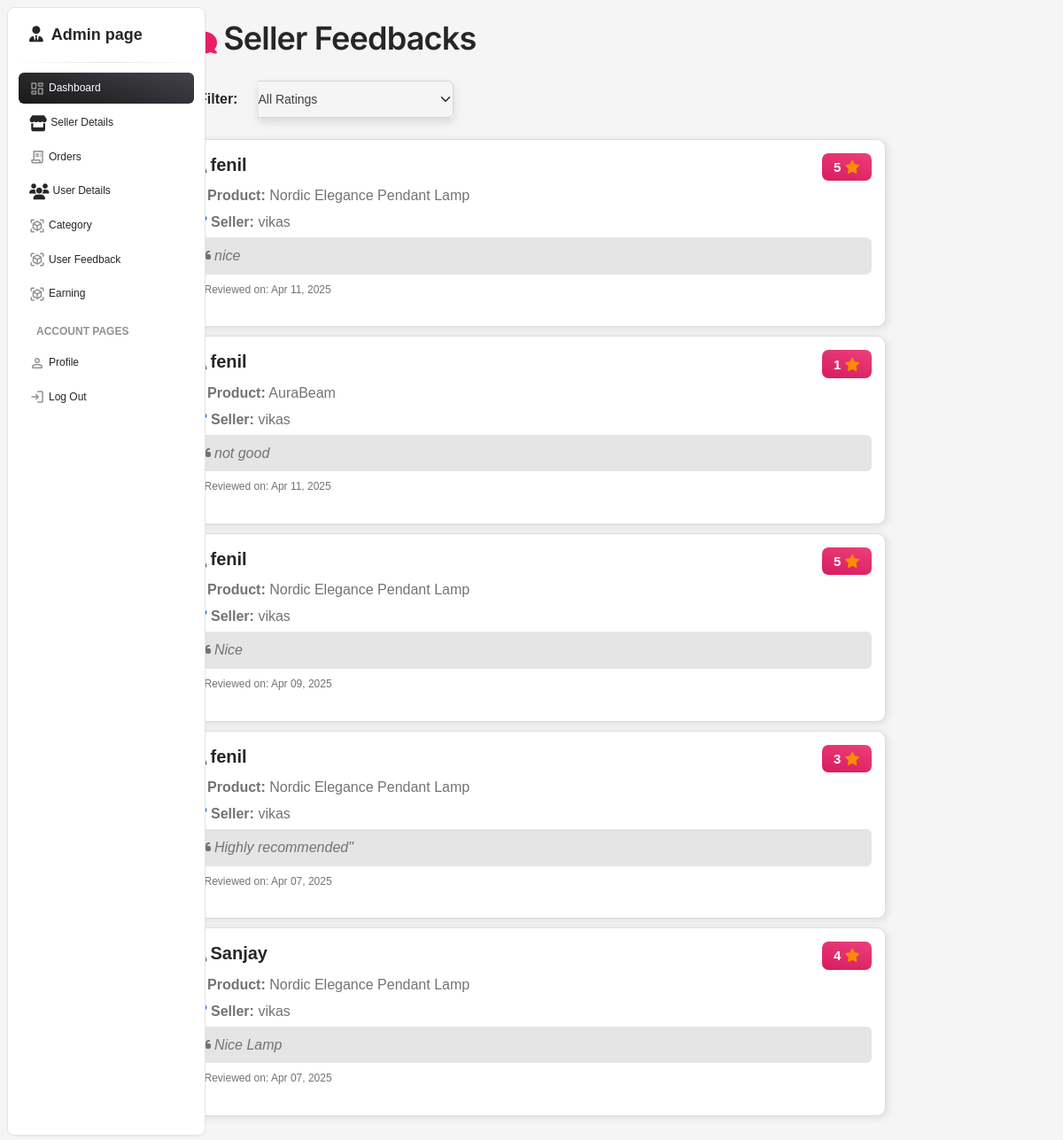
Page /admin/pages/feedback.php on the committed database.
### tables this page shows
CREATE TABLE `feedbacks` (
  `Feedback_ID` int(11) NOT NULL,
  `customer_name` varchar(255) NOT NULL,
  `email_id` varchar(255) NOT NULL,
  `order_id` varchar(255) NOT NULL,
  `product_name` varchar(255) NOT NULL,
  `rating` int(5) NOT NULL,
  `review` varchar(255) NOT NULL,
  `feedback_date` date NOT NULL
);

CREATE TABLE `seller` (
  `Seller_ID` int(50) NOT NULL,
  `Seller_Name` text NOT NULL,
  `Seller_Shop_Name` text NOT NULL,
  `Seller_Shop_Address` text NOT NULL,
  `Email_Id` varchar(50) NOT NULL,
  `Password` varchar(255) NOT NULL,
  `Seller_Mobile_No` bigint(20) DEFAULT NULL,
  `Seller_Shop_Logo` varchar(255) NOT NULL,
  `IsActive` tinyint(50) NOT NULL,
  `IsApproved` tinyint(50) NOT NULL,
  `ApprovedBy` varchar(255) DEFAULT NULL,
  `ApprovedOn` datetime DEFAULT NULL,
  `CreatedOn` date NOT NULL DEFAULT current_timestamp()
);

### admin/pages/feedback.php (the view, shortened to what this page needs)
<?php
include_once "../config/dbconnect.php";
?>
<!DOCTYPE html>
<html lang="en">
<head>
  <link href="../assets/css/nucleo-icons.css" rel="stylesheet" />
  <link href="../assets/css/nucleo-svg.css" rel="stylesheet" />
  <link rel="stylesheet" href="https://cdnjs.cloudflare.com/ajax/libs/font-awesome/6.4.0/css/all.min.css">
  <link id="pagestyle" href="../assets/css/material-dashboard.css?v=3.2.0" rel="stylesheet" />
</head>
<body class="g-sidenav-show  bg-gray-100">
<aside class="sidenav navbar navbar-vertical navbar-expand-xs border-radius-lg fixed-start ms-2  bg-white my-2" id="sidenav-main">
      <a class="navbar-brand px-4 py-3 m-0" href="dashboard.php">
        <i class="fa-solid text-xxl fa-user-tie"></i>
        <span class="ms-1 text-xxl fw-bold text-dark">Admin page</span>
      </a>
    <hr class="horizontal dark mt-0 mb-2">
    <div class="collapse navbar-collapse  w-auto " id="sidenav-collapse-main">
      <ul class="navbar-nav">
        <li class="nav-item">
          <a class="nav-link active bg-gradient-dark text-white" href="../pages/dashboard.php">
            <i class="material-symbols-rounded opacity-5">dashboard</i>
            <span class="nav-link-text ms-1">Dashboard</span>
          </a>
        </li>
        <li class="nav-item">
          <a class="nav-link text-dark" href="../pages/view-details.php">
            <i class="fa-solid fa-store"></i>
            <span class="nav-link-text ms-1">Seller Details</span>
          </a>
        </li>
        <li class="nav-item">
          <a class="nav-link text-dark" href="../pages/order.php">
            <i class="material-symbols-rounded opacity-5">receipt_long</i>
            <span class="nav-link-text ms-1">Orders</span>
          </a>
        </li>
        <li class="nav-item">
          <a class="nav-link text-dark" href="../pages/userdetail.php">
            <i class="fa-solid fa-users"></i>
            <span class="nav-link-text ms-1">User Details</span>
          </a>
        </li>
        <li class="nav-item">
          <a class="nav-link text-dark" href="../pages/category.php">
            <i class="material-symbols-rounded opacity-5">view_in_ar</i>
            <span class="nav-link-text ms-1">Category</span>
          </a>
        </li>
        <li class="nav-item">
          <a class="nav-link text-dark" href="../pages/feedback.php">
            <i class="material-symbols-rounded opacity-5">view_in_ar</i>
            <span class="nav-link-text ms-1">User Feedback</span>
          </a>
        </li>
        <li class="nav-item">
          <a class="nav-link text-dark" href="../pages/admin_commission.php">
            <i class="material-symbols-rounded opacity-5">view_in_ar</i>
            <span class="nav-link-text ms-1">Earning</span>
          </a>
        </li>
        <li class="nav-item mt-3">
          <h6 class="ps-4 ms-2 text-uppercase text-xs text-dark font-weight-bolder opacity-5">Account pages</h6>
        </li>
        <li class="nav-item">
          <a class="nav-link text-dark" href="../pages/profile.php">
            <i class="material-symbols-rounded opacity-5">person</i>
            <span class="nav-link-text ms-1">Profile</span>
          </a>
        </li>
        <li class="nav-item">
          <a class="nav-link text-dark" href="../pages/sign-in.php">
            <i class="material-symbols-rounded opacity-5">login</i>
            <span class="nav-link-text ms-1">Log Out</span>
          </a>
        </li>
</aside>
<div class="feedback-container">
  <h2 class="mb-4 fw-bold">
    <i class="fas fa-comments text-primary me-2"></i>Seller Feedbacks
  </h2>
  <div class="d-flex align-items-center gap-3 mb-4">
  <div class="d-flex align-items-center text-dark">
    <strong class="me-2">Filter:</strong>
  </div>
  <div class="input-group shadow-sm" style="max-width: 220px;">
    <select id="ratingFilter" class="form-select border-start-0 rounded-end">
      <option value="">All Ratings</option>
    </select>
  </div>
</div>
  <?php
  $sql = "SELECT
  f.customer_name,
  f.review,
  f.rating,
  f.feedback_date,
  f.product_name,
  s.seller_name
FROM feedbacks f
JOIN product p ON f.product_name = p.product_name
JOIN seller s ON p.Seller_ID = s.seller_id
ORDER BY f.feedback_date DESC";
$result = mysqli_query($conn, $sql);
if (mysqli_num_rows($result) > 0) {
    while ($row = mysqli_fetch_assoc($result)) {
      echo "<div class='feedback-card' data-rating='{$row['rating']}'>
      <h5 class='mb-2 text-dark'>
        <i class='fas fa-user me-1 text-secondary'></i>{$row['customer_name']}
        <span class='float-end badge bg-gradient-primary'>{$row['rating']} <i class='fas fa-star text-warning'></i></span>
      </h5>
      <p class='mb-1'><i class='fas fa-box text-success me-1'></i><strong>Product:</strong> {$row['product_name']}</p>
      <p class='mb-1'><i class='fas fa-store me-1 text-info'></i><strong>Seller:</strong> {$row['seller_name']}</p>
      <div class='bg-light p-2 rounded'>
        <i class='fas fa-quote-left text-muted me-1'></i><em>{$row['review']}</em>
      </div>
      <p class='feedback-date mt-2 text-muted'>
        <i class='fas fa-calendar-alt me-1'></i>Reviewed on: " . date("M d, Y", strtotime($row['feedback_date'])) . "
      </p>
    </div>";
    }
} else {
    echo "<div class='alert alert-info shadow-sm'><i class='fas fa-info-circle me-1'></i>No feedback available.</div>";
}
?>
</div>
</body>
</html>

### admin/pages/feedback.php (style rules this page uses)
body { font-family: Arial, sans-serif; background-color: #f4f4f4; padding: 20px; }
.feedback-container { max-width: 800px; margin: auto; }
.feedback-card { border: 1px solid #ddd; background: #fff; padding: 15px; border-radius: 10px; margin-bottom: 10px; box-shadow: 2px 2px 10px rgba(0, 0, 0, 0.1); }
.feedback-date { font-size: 12px; color: #777; }

### rows in the picture
feedbacks: customer_name "fenil", rating "5", product_name "Nordic Elegance Pendant Lamp", seller.Seller_Name "vikas", review "nice", feedback_date "Apr 11, 2025"
feedbacks: customer_name "fenil", rating "1", product_name "AuraBeam", seller.Seller_Name "vikas", review "not good", feedback_date "Apr 11, 2025"
feedbacks: customer_name "fenil", rating "5", product_name "Nordic Elegance Pendant Lamp", seller.Seller_Name "vikas", review "Nice", feedback_date "Apr 09, 2025"
feedbacks: customer_name "fenil", rating "3", product_name "Nordic Elegance Pendant Lamp", seller.Seller_Name "vikas", review "Highly recommended\"", feedback_date "Apr 07, 2025"
feedbacks: customer_name "Sanjay", rating "4", product_name "Nordic Elegance Pendant Lamp", seller.Seller_Name "vikas", review "Nice Lamp", feedback_date "Apr 07, 2025"
